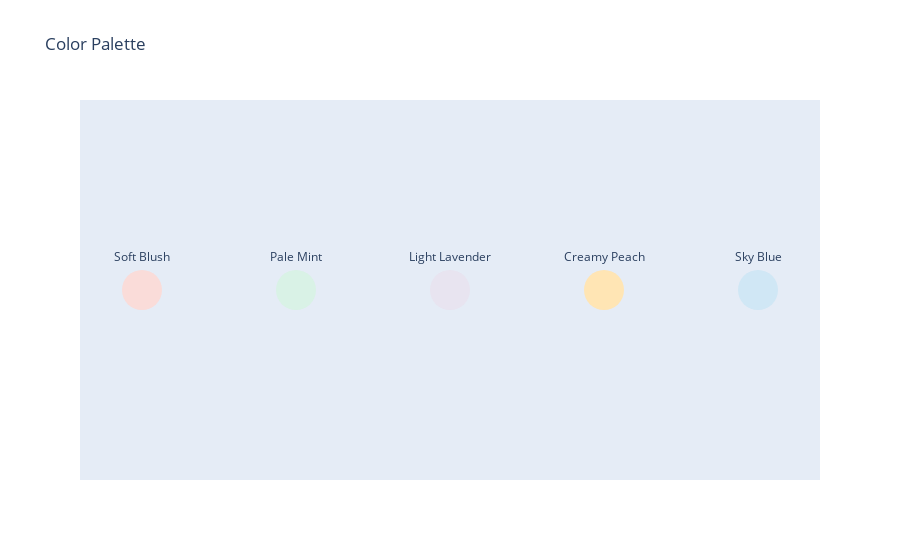

Notebook code cell kept with this figure:
### Code cell
import plotly.graph_objects as go

# Define colors and their names
colors = ['#FADCD9', '#D9F2E6', '#E8E4F0', '#FFE5B4', '#D0E7F5']
names = ['Soft Blush', 'Pale Mint', 'Light Lavender', 'Creamy Peach', 'Sky Blue']

# Create the figure
fig = go.Figure()  

# Add each color to the figure
for i, (color, name) in enumerate(zip(colors, names)):
    fig.add_trace(go.Scatter(
        x=[i], y=[0],
        mode='markers+text',
        marker=dict(size=40, color=color),
        text=name,
        textposition='top center',
        hoverinfo='text'
    ))

# Update the layout
fig.update_layout(
    title='Color Palette',
    showlegend=False,
    xaxis=dict(showgrid=False, zeroline=False, showticklabels=False),
    yaxis=dict(showgrid=False, zeroline=False, showticklabels=False),
)

# Show the figure
fig.show()

### Figure 1 — Plotly figure (JSON) as saved in the notebook; plotly's stock layout.template omitted (floating-point values rounded to 4 significant figures)
{"data": [{"hoverinfo": "text", "marker": {"color": "#FADCD9", "size": 40}, "mode": "markers+text", "text": "Soft Blush", "textposition": "top center", "type": "scatter", "x": [0], "y": [0]}, {"hoverinfo": "text", "marker": {"color": "#D9F2E6", "size": 40}, "mode": "markers+text", "text": "Pale Mint", "textposition": "top center", "type": "scatter", "x": [1], "y": [0]}, {"hoverinfo": "text", "marker": {"color": "#E8E4F0", "size": 40}, "mode": "markers+text", "text": "Light Lavender", "textposition": "top center", "type": "scatter", "x": [2], "y": [0]}, {"hoverinfo": "text", "marker": {"color": "#FFE5B4", "size": 40}, "mode": "markers+text", "text": "Creamy Peach", "textposition": "top center", "type": "scatter", "x": [3], "y": [0]}, {"hoverinfo": "text", "marker": {"color": "#D0E7F5", "size": 40}, "mode": "markers+text", "text": "Sky Blue", "textposition": "top center", "type": "scatter", "x": [4], "y": [0]}], "layout": {"autosize": true, "showlegend": false, "title": {"text": "Color Palette"}, "xaxis": {"autorange": true, "range": [-0.359, 4.359], "showgrid": false, "showticklabels": false, "type": "linear", "zeroline": false}, "yaxis": {"autorange": true, "range": [-1, 1], "showgrid": false, "showticklabels": false, "type": "linear", "zeroline": false}}}
